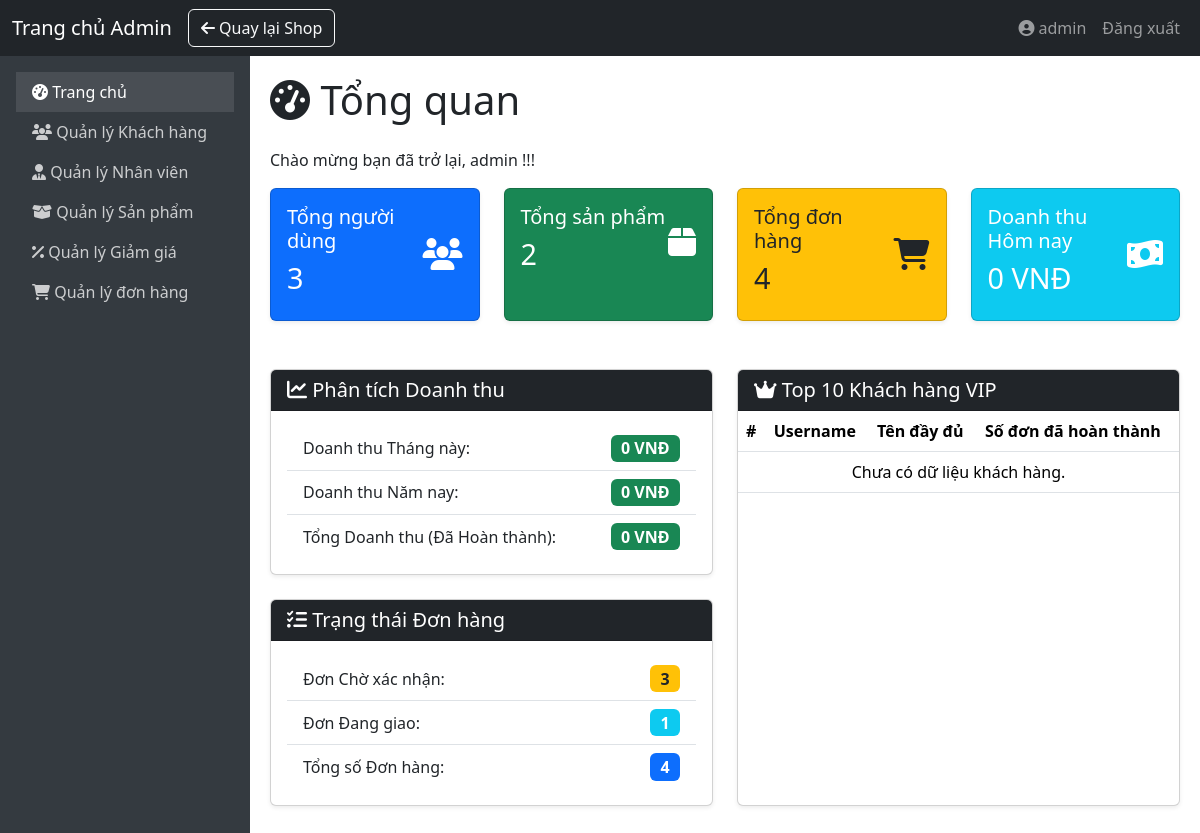
/index.php?action=homeAdmin (signed in), run on an earlier commit of the app's database.
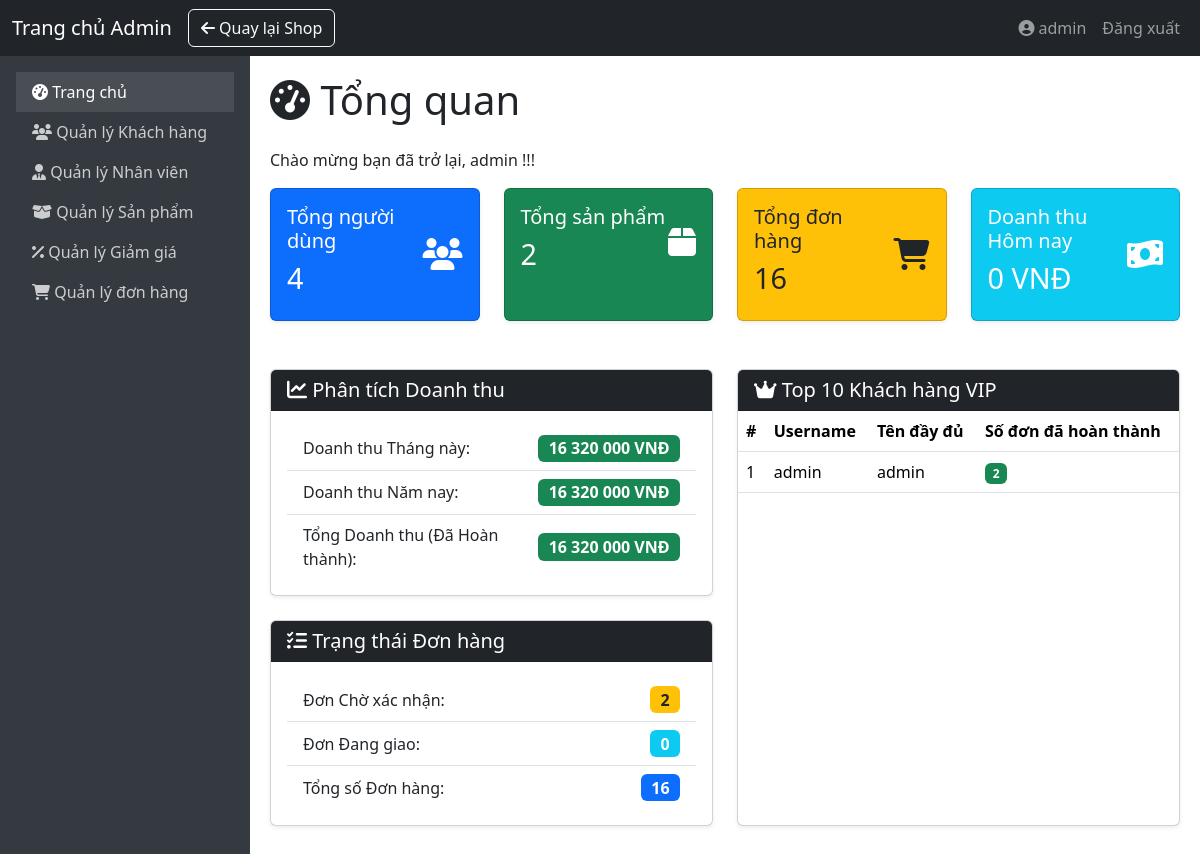
And on a later commit of the database.
### tables this page shows
CREATE TABLE `users` (
  `id` int(11) NOT NULL,
  `fullname` varchar(32) NOT NULL,
  `username` varchar(50) NOT NULL,
  `password` varchar(255) NOT NULL,
  `email` varchar(100) NOT NULL,
  `phone` varchar(15) NOT NULL,
  `total_spent` decimal(15,2) NOT NULL DEFAULT 0.00,
  `role` enum('admin','user') NOT NULL DEFAULT 'user',
  `status` tinyint(1) NOT NULL DEFAULT 0,
  `level` enum('Diamond','Gold','Silver','Common') NOT NULL DEFAULT 'Common',
  `created_at` timestamp NOT NULL DEFAULT current_timestamp(),
  `updated_at` timestamp NOT NULL DEFAULT current_timestamp() ON UPDATE current_timestamp()
);

### controller/admin/HomeAdminController.php (called while the page is built, shortened)
<?php
require_once __DIR__ . "/../../model/User.php";
require_once __DIR__ . "/../../model/Product.php";
require_once __DIR__ . "/../../model/Order.php";
class HomeAdminController {
    private User $user;
    private Product $product;
    private Order $order;
    public function __construct(User $user, Product $product, Order $order)
    {
        $this->user = $user;
        $this->product = $product;
        $this->order = $order;
    }
    public function homeAdmin() {
        try {
            $totalUsers = $this->user->countAll();
        } catch (Exception $e) {
            $totalUsers = 0;
            error_log("Tải số lượng người dùng thất bại: " . $e->getMessage());
        }
        try {
            $totalProducts = $this->product->countAll();
        } catch (Exception $e) {
            $totalProducts = 0;
            error_log("Tải số lượng sản phẩm thất bại: " . $e->getMessage());
        }
        try {
            $totalOrders = $this->order->countAll();
            $pendingOrders = $this->order->countByStatus('Chờ xác nhận');
            $shippingOrders = $this->order->countByStatus('Đang giao');
        } catch (Exception $e) {
            $totalOrders = $pendingOrders = $shippingOrders = 0;
            error_log("Tải số lượng đơn hàng thất bại: " . $e->getMessage());
        }
        try {
            $revenueToday = $this->order->getTotalRevenueDay() ?? 0;
            $revenueMonth = $this->order->getTotalRevenueMonth() ?? 0;
            $revenueYear = $this->order->getTotalRevenueYear() ?? 0;
            $revenueAll = $this->order->getTotalRevenueAll() ?? 0;
        } catch (Exception $e) {
            $revenueToday = $revenueMonth = $revenueYear = $revenueAll = 0;
            error_log("Tải dữ liệu doanh thu thất bại: " . $e->getMessage());
        }
        try {
            $bestCustomers = $this->order->getBestCustomers();
        } catch (Exception $e) {
            $bestCustomers = [];
            error_log("Tải dữ liệu khách hàng VIP thất bại: " . $e->getMessage());
        }
        include __DIR__ . "/../../view/admin/homeAdmin.php";
    }
}

### model/User.php (called while the page is built, shortened)
<?php
class User {
    private PDO $pdo;
    public function __construct(PDO $pdo) {
        $this->pdo = $pdo;
    }
    public function countAll(): int {
        $stmt = $this->pdo->query("SELECT COUNT(*) as total FROM users");
        $result = $stmt->fetch();
        return (int)$result['total'];
    }
}

### model/Product.php (called while the page is built, shortened)
<?php
class Product {
    private $pdo;
    public function __construct($pdo) {
        $this->pdo = $pdo;
    }
    public function countAll(): int {
        $stmt = $this->pdo->query("SELECT COUNT(*) as total FROM products");
        $result = $stmt->fetch();
        return (int)$result['total'];
    }
}

### model/Order.php (called while the page is built, shortened)
<?php
class Order {
    private $pdo;
    public function __construct($pdo) {
        $this->pdo = $pdo;
    }
    public function countAll() {
        $sql = "SELECT COUNT(*) AS c FROM orders";
        $stmt = $this->pdo->query($sql);
        return $stmt->fetch(PDO::FETCH_ASSOC)['c'];
    }
    public function countByStatus(string $status) {
        $sql = "SELECT COUNT(*) AS c FROM orders WHERE status = ?";
        $stmt = $this->pdo->prepare($sql);
        $stmt->execute([$status]);
        return $stmt->fetch(PDO::FETCH_ASSOC)['c'];
    }
    public function getTotalRevenueDay() {
        $sql = "SELECT SUM(total) AS total FROM orders WHERE DATE(created_at) = CURDATE() AND status = 'Giao thành công'";
        $stmt = $this->pdo->query($sql);
        return $stmt->fetch(PDO::FETCH_ASSOC)['total'];
    }
    public function getTotalRevenueMonth() {
        $sql = "SELECT SUM(total) AS total FROM orders WHERE MONTH(created_at) = MONTH(NOW()) AND YEAR(created_at) = YEAR(NOW()) AND status = 'Giao thành công'";
        $stmt = $this->pdo->query($sql);
        return $stmt->fetch(PDO::FETCH_ASSOC)['total'];
    }
    public function getTotalRevenueYear() {
        $sql = "SELECT SUM(total) AS total FROM orders WHERE YEAR(created_at) = YEAR(NOW()) AND status = 'Giao thành công'";
        $stmt = $this->pdo->query($sql);
        return $stmt->fetch(PDO::FETCH_ASSOC)['total'];
    }
    public function getTotalRevenueAll() {
        $sql = "SELECT SUM(total) AS total FROM orders WHERE status = 'Giao thành công'";
        $stmt = $this->pdo->query($sql);
        return $stmt->fetch(PDO::FETCH_ASSOC)['total'];
    }
    public function getBestCustomers() {
        $sql = "SELECT users.id, users.username, users.fullname, COUNT(orders.id) AS total_orders FROM users INNER JOIN orders ON users.id = orders.user_id   WHERE orders.status = 'Giao thành công' GROUP BY users.id ORDER BY total_orders DESC LIMIT 10";
        $stmt = $this->pdo->query($sql);
        return $stmt->fetchAll(PDO::FETCH_ASSOC);
    }
}
?>

### view/admin/homeAdmin.php (the view, shortened to what the changed rows need)
<?php
include __DIR__ . "/components/header.php";
include __DIR__ . "/components/navbar.php";
include __DIR__ . "/components/sidebar.php";
function formatCurrency($amount) {
    return number_format($amount, 0, '', ' ') . ' VNĐ';
}
?>
<div class="main-content">
    <h1 class="mb-4 text-dark"><i class="fa-solid fa-tachometer-alt"></i> Tổng quan</h1>
    <p >Chào mừng bạn đã trở lại, <?php echo htmlspecialchars($_SESSION['user']['username'] ?? 'Admin'); ?> !!!</p>
    <div class="row g-4 mb-5">
        <div class="col-md-3">
            <div class="card bg-primary text-white shadow-sm h-100">
                <div class="card-body">
                    <div class="d-flex justify-content-between align-items-center">
                        <div>
                            <h5 class="card-title">Tổng người dùng</h5>
                            <h3 style="font-size: 1.8rem;"><?php echo htmlspecialchars($totalUsers ?? 0); ?></h3>
                        </div>
                        <i class="fa-solid fa-users fa-2x"></i>
                    </div>
                </div>
            </div>
        </div>
        <div class="col-md-3">
            <div class="card bg-success text-white shadow-sm h-100">
                <div class="card-body">
                    <div class="d-flex justify-content-between align-items-center">
                        <div>
                            <h5 class="card-title">Tổng sản phẩm</h5>
                            <h3 style="font-size: 1.8rem;"><?php echo htmlspecialchars($totalProducts ?? 0); ?></h3>
                        </div>
                        <i class="fa-solid fa-box fa-2x"></i>
                    </div>
                </div>
            </div>
        </div>
        <div class="col-md-3">
            <div class="card bg-warning text-dark shadow-sm h-100">
                <div class="card-body">
                    <div class="d-flex justify-content-between align-items-center">
                        <div>
                            <h5 class="card-title">Tổng đơn hàng</h5>
                            <h3 style="font-size: 1.8rem;"><?php echo htmlspecialchars($totalOrders ?? 0);?></h3>
                        </div>
                        <i class="fa-solid fa-shopping-cart fa-2x"></i>
                    </div>
                </div>
            </div>
        </div>
        <div class="col-md-3">
            <div class="card bg-info text-white shadow-sm h-100">
                <div class="card-body">
                    <div class="d-flex justify-content-between align-items-center">
                        <div>
                            <h5 class="card-title">Doanh thu Hôm nay</h5>
                            <h3 class="text-nowrap" style="font-size: 1.8rem;"><?php echo formatCurrency($revenueToday); ?></h3>
                        </div>
                        <i class="fa-solid fa-money-bill-wave fa-2x"></i>
                    </div>
                </div>
            </div>
        </div>
    </div>
    <div class="row g-4 mb-5">
        <div class="col-md-6">
            <div class="card shadow-sm mb-4">
                <div class="card-header bg-dark text-white">
                    <h5 class="mb-0"><i class="fa-solid fa-chart-line"></i> Phân tích Doanh thu</h5>
                </div>
                <div class="card-body">
                    <ul class="list-group list-group-flush">
                        <li class="list-group-item d-flex justify-content-between align-items-center">
                            Doanh thu Tháng này:
                            <span class="badge bg-success fs-6"><?php echo formatCurrency($revenueMonth); ?></span>
                        </li>
                        <li class="list-group-item d-flex justify-content-between align-items-center">
                            Doanh thu Năm nay:
                            <span class="badge bg-success fs-6"><?php echo formatCurrency($revenueYear); ?></span>
                        </li>
                        <li class="list-group-item d-flex justify-content-between align-items-center">
                            Tổng Doanh thu (Đã Hoàn thành):
                            <span class="badge bg-success fs-6"><?php echo formatCurrency($revenueAll); ?></span>
                        </li>
                    </ul>
                </div>
            </div>
            <div class="card shadow-sm">
                <div class="card-header bg-dark text-white">
                    <h5 class="mb-0"><i class="fa-solid fa-list-check"></i> Trạng thái Đơn hàng</h5>
                </div>
                <div class="card-body">
                    <ul class="list-group list-group-flush">
                        <li class="list-group-item d-flex justify-content-between align-items-center">
                            Đơn Chờ xác nhận:
                            <span class="badge bg-warning text-dark fs-6"><?php echo htmlspecialchars($pendingOrders); ?></span>
                        </li>
                        <li class="list-group-item d-flex justify-content-between align-items-center">
                            Đơn Đang giao:
                            <span class="badge bg-info fs-6"><?php echo htmlspecialchars($shippingOrders); ?></span>
                        </li>
                        <li class="list-group-item d-flex justify-content-between align-items-center">
                            Tổng số Đơn hàng:
                            <span class="badge bg-primary fs-6"><?php echo htmlspecialchars($totalOrders); ?></span>
                        </li>
                    </ul>
                </div>
            </div>
        </div>
        <div class="col-md-6">
            <div class="card shadow-sm h-100">
                <div class="card-header bg-dark text-white">
                    <h5 class="mb-0"><i class="fa-solid fa-crown"></i> Top 10 Khách hàng VIP</h5>
                </div>
                <div class="card-body p-0">
                    <table class="table table-hover mb-0">
                        <thead>
                            <tr>
                                <th>#</th>
                                <th>Username</th>
                                <th>Tên đầy đủ</th>
                                <th>Số đơn đã hoàn thành</th>
                            </tr>
                        </thead>
                        <tbody>
                            <?php if (empty($bestCustomers)): ?>
                                <tr><td colspan="4" class="text-center">Chưa có dữ liệu khách hàng.</td></tr>
                            <?php else: ?>
                                <?php $rank = 1; foreach ($bestCustomers as $customer): ?>
                                <tr>
                                    <td><?= $rank++ ?></td>
                                    <td><?= htmlspecialchars($customer['username']) ?></td>
                                    <td><?= htmlspecialchars($customer['fullname'] ?? 'N/A') ?></td>
                                    <td><span class="badge bg-success"><?= htmlspecialchars($customer['total_orders']) ?></span></td>
                                </tr>
                                <?php endforeach; ?>
                            <?php endif; ?>
                        </tbody>
                    </table>
                </div>
            </div>
        </div>
    </div>
</div>
</body>
</html>

What changed in the data, as far as the page shows it:
now on this page (row edited): users: username "admin", fullname "admin", total_orders "2"
Also different on the page:
$totalUsers: "3" → "4"
$totalOrders: "4" → "16"
formatCurrency($revenueMonth): "0 VNĐ" → "16 320 000 VNĐ"
formatCurrency($revenueYear): "0 VNĐ" → "16 320 000 VNĐ"
formatCurrency($revenueAll): "0 VNĐ" → "16 320 000 VNĐ"
$pendingOrders: "3" → "2"
$shippingOrders: "1" → "0"
text no longer shown: "Chưa có dữ liệu khách hàng."
